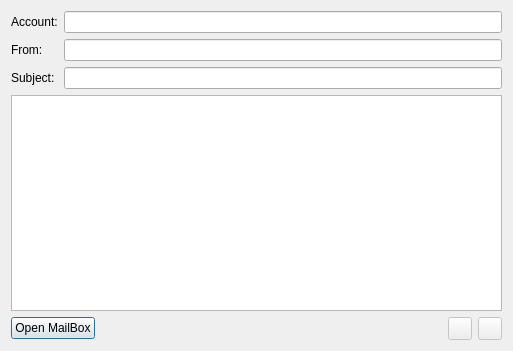
<?xml version="1.0" encoding="UTF-8"?>
<ui version="4.0">
 <class>ViewMailDlg</class>
 <widget class="QDialog" name="ViewMailDlg">
  <property name="geometry">
   <rect>
    <x>0</x>
    <y>0</y>
    <width>513</width>
    <height>351</height>
   </rect>
  </property>
  <property name="sizePolicy">
   <sizepolicy hsizetype="Fixed" vsizetype="Fixed">
    <horstretch>0</horstretch>
    <verstretch>0</verstretch>
   </sizepolicy>
  </property>
  <property name="windowTitle">
   <string>E-Mail</string>
  </property>
  <layout class="QVBoxLayout" name="verticalLayout">
   <item>
    <layout class="QGridLayout" name="gridLayout">
     <item row="1" column="0">
      <widget class="QLabel" name="label">
       <property name="text">
        <string>From:</string>
       </property>
      </widget>
     </item>
     <item row="1" column="1">
      <widget class="QLineEdit" name="le_from">
       <property name="readOnly">
        <bool>true</bool>
       </property>
      </widget>
     </item>
     <item row="2" column="0">
      <widget class="QLabel" name="label_2">
       <property name="text">
        <string>Subject:</string>
       </property>
      </widget>
     </item>
     <item row="2" column="1">
      <widget class="QLineEdit" name="le_subject">
       <property name="readOnly">
        <bool>true</bool>
       </property>
      </widget>
     </item>
     <item row="0" column="1">
      <widget class="QLineEdit" name="le_account"/>
     </item>
     <item row="0" column="0">
      <widget class="QLabel" name="label_3">
       <property name="text">
        <string>Account:</string>
       </property>
      </widget>
     </item>
    </layout>
   </item>
   <item>
    <widget class="QTextBrowser" name="te_text">
     <property name="acceptDrops">
      <bool>false</bool>
     </property>
     <property name="openExternalLinks">
      <bool>false</bool>
     </property>
     <property name="openLinks">
      <bool>false</bool>
     </property>
    </widget>
   </item>
   <item>
    <layout class="QHBoxLayout" name="horizontalLayout">
     <item>
      <widget class="QPushButton" name="pb_browse">
       <property name="text">
        <string>Open MailBox</string>
       </property>
      </widget>
     </item>
     <item>
      <spacer name="horizontalSpacer">
       <property name="orientation">
        <enum>Qt::Horizontal</enum>
       </property>
       <property name="sizeHint" stdset="0">
        <size>
         <width>40</width>
         <height>20</height>
        </size>
       </property>
      </spacer>
     </item>
     <item>
      <widget class="QToolButton" name="tb_prev">
       <property name="enabled">
        <bool>false</bool>
       </property>
       <property name="text">
        <string/>
       </property>
      </widget>
     </item>
     <item>
      <widget class="QToolButton" name="tb_next">
       <property name="enabled">
        <bool>false</bool>
       </property>
       <property name="text">
        <string/>
       </property>
      </widget>
     </item>
    </layout>
   </item>
  </layout>
 </widget>
 <resources/>
 <connections/>
</ui>
